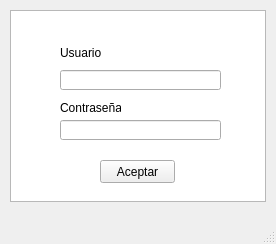
<?xml version="1.0" encoding="UTF-8"?>
<ui version="4.0">
 <class>inicioSesion</class>
 <widget class="QMainWindow" name="inicioSesion">
  <property name="geometry">
   <rect>
    <x>0</x>
    <y>0</y>
    <width>276</width>
    <height>244</height>
   </rect>
  </property>
  <property name="windowTitle">
   <string>MainWindow</string>
  </property>
  <widget class="QWidget" name="centralwidget">
   <widget class="QGraphicsView" name="graphicsView">
    <property name="geometry">
     <rect>
      <x>10</x>
      <y>10</y>
      <width>256</width>
      <height>192</height>
     </rect>
    </property>
   </widget>
   <widget class="QPushButton" name="pushButton">
    <property name="geometry">
     <rect>
      <x>100</x>
      <y>160</y>
      <width>75</width>
      <height>23</height>
     </rect>
    </property>
    <property name="text">
     <string>Aceptar</string>
    </property>
   </widget>
   <widget class="QLineEdit" name="lineEdit">
    <property name="geometry">
     <rect>
      <x>60</x>
      <y>70</y>
      <width>161</width>
      <height>20</height>
     </rect>
    </property>
   </widget>
   <widget class="QLineEdit" name="lineEdit_2">
    <property name="geometry">
     <rect>
      <x>60</x>
      <y>120</y>
      <width>161</width>
      <height>20</height>
     </rect>
    </property>
    <property name="echoMode">
     <enum>QLineEdit::Password</enum>
    </property>
   </widget>
   <widget class="QLabel" name="label">
    <property name="geometry">
     <rect>
      <x>60</x>
      <y>100</y>
      <width>61</width>
      <height>16</height>
     </rect>
    </property>
    <property name="text">
     <string>Contraseña</string>
    </property>
   </widget>
   <widget class="QLabel" name="label_2">
    <property name="geometry">
     <rect>
      <x>60</x>
      <y>43</y>
      <width>51</width>
      <height>20</height>
     </rect>
    </property>
    <property name="text">
     <string>Usuario</string>
    </property>
   </widget>
  </widget>
  <widget class="QMenuBar" name="menubar">
   <property name="geometry">
    <rect>
     <x>0</x>
     <y>0</y>
     <width>276</width>
     <height>21</height>
    </rect>
   </property>
  </widget>
  <widget class="QStatusBar" name="statusbar"/>
 </widget>
 <resources/>
 <connections/>
</ui>
